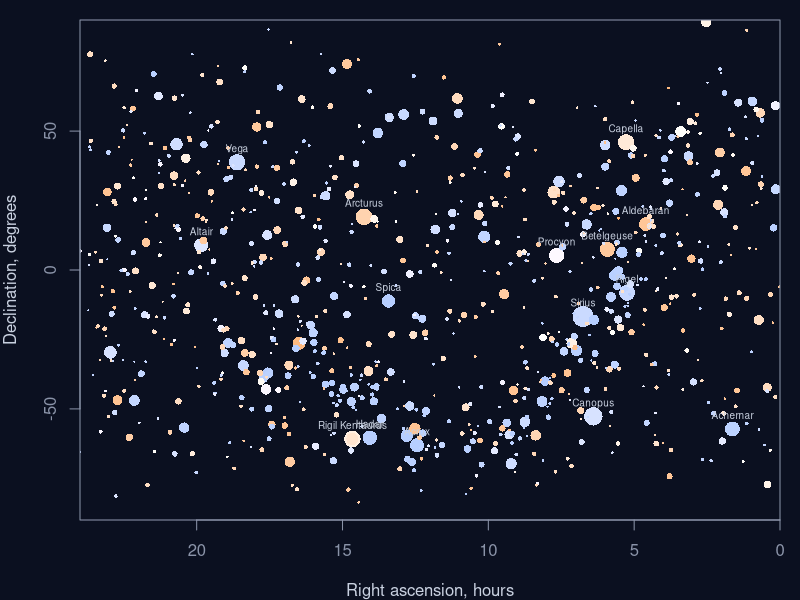
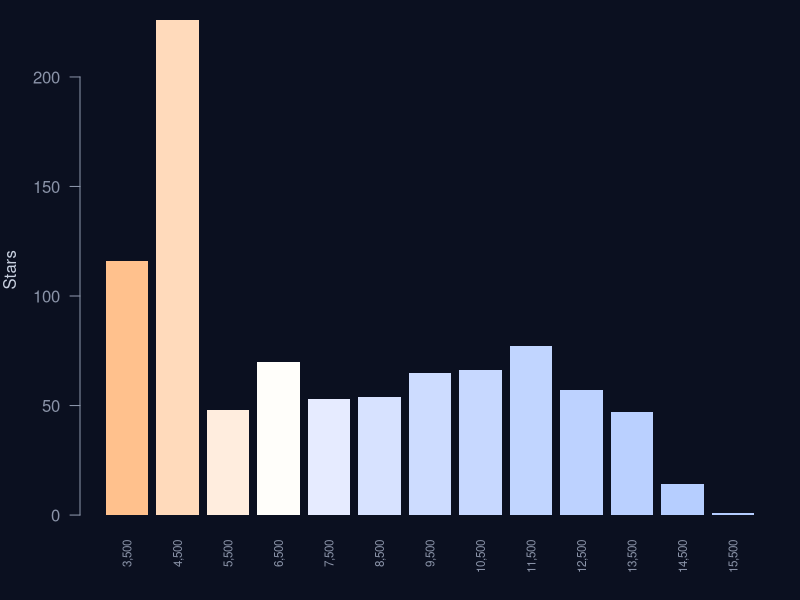

R code for these plots, in order:
## ---- chunk 1
stars <- read.csv("data/bright_stars.csv")
nrow(stars)
summary(stars$distance_ly)
## ---- chunk 2
#| echo: false
near <- sum(stars$distance_ly < 100)
far <- sum(stars$distance_ly > 1000)
## ---- chunk 3
#| fig-cap: "The whole sky, flattened. Brighter stars are drawn larger, in their own colors."
par(bg = "#0B1020", fg = "#8A93A8", col.axis = "#8A93A8", col.lab = "#C9D1E0", mar = c(4, 4, 1, 1))
plot(dec_degrees ~ ra_hours, data = stars, pch = 16, col = stars$color,
     cex = 0.25 + (4.6 - stars$magnitude) * 0.42, xlim = c(24, 0), ylim = c(-90, 90),
     xaxs = "i", yaxs = "i", xlab = "Right ascension, hours", ylab = "Declination, degrees")
brightest <- subset(stars, magnitude < 1)
text(brightest$ra_hours, brightest$dec_degrees, brightest$name, pos = 3, cex = 0.6, col = "#C9D1E0")
## ---- chunk 4
#| fig-cap: "How many bright stars there are at each temperature, each bar in the color of that temperature."
bands <- cut(stars$temperature_k, breaks = seq(2000, 32000, by = 1000))
counts <- table(bands)
middle <- seq(2500, 31500, by = 1000)
shade <- stars$color[sapply(middle, function(t) which.min(abs(stars$temperature_k - t)))]
par(bg = "#0B1020", fg = "#8A93A8", col.axis = "#8A93A8", col.lab = "#C9D1E0", mar = c(4, 4, 1, 1))
barplot(counts[counts > 0], col = shade[counts > 0], border = NA, las = 2,
        names.arg = format(middle[counts > 0], big.mark = ","), ylab = "Stars", cex.names = 0.7)
## ---- chunk 5
table(stars$kind)
## ---- chunk 6
#| echo: false
giants <- subset(stars, kind %in% c("giant", "supergiant"))
share <- round(100 * nrow(giants) / nrow(stars))
## ---- chunk 7
closest <- stars[order(stars$distance_ly), c("name", "constellation", "distance_ly", "kind")]
head(closest, 8)
